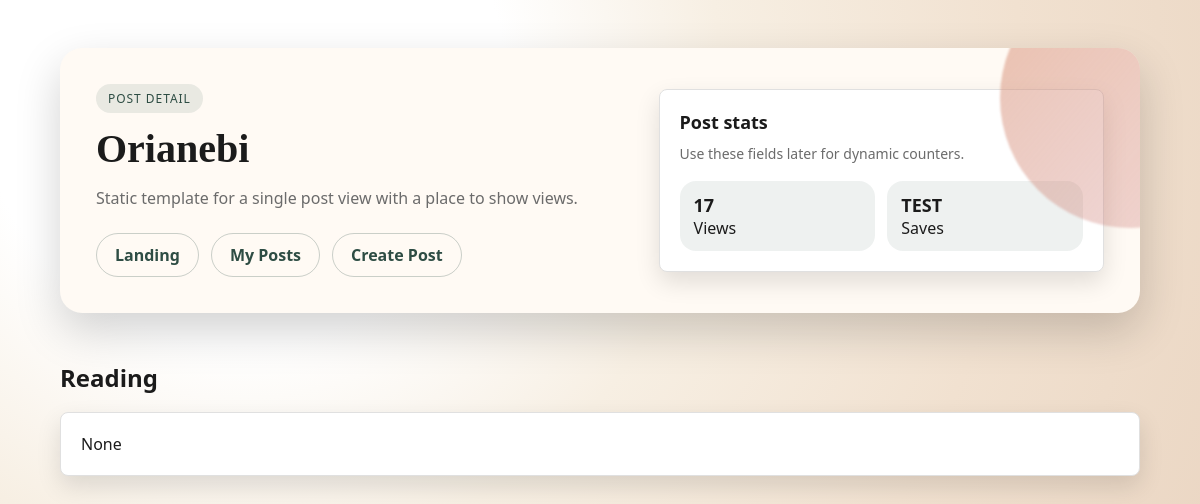
Page /api/posts/14 (signed in) on the earlier database version.
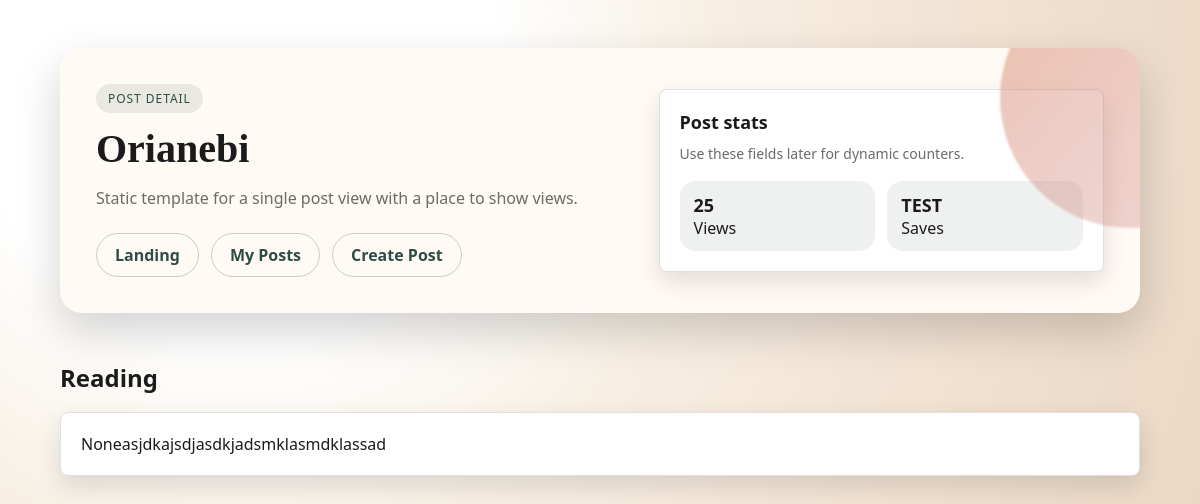
Same page on the later database version.
### main/models/post.py (models this page shows, shortened)
class Posts(db.Model):
    id: Mapped[int] = mapped_column(primary_key=True)
    title: Mapped[str] = mapped_column(String(500))
    description: Mapped[str | None]
    user_id: Mapped[int] = mapped_column(
        ForeignKey("user.id", ondelete="CASCADE")
    )
    status: Mapped[str] = mapped_column(String(10), default="draft",
                                        server_default="draft")
    views_count: Mapped[int] = mapped_column(default=0, server_default='0')
    category: Mapped[str | None]
    published_at: Mapped[datetime | None]
    created_at: Mapped[datetime] = mapped_column(
        DateTime(timezone=True),
        server_default=func.now()
    )
    updated_at: Mapped[datetime] = mapped_column(
        DateTime(timezone=True),
        onupdate=func.now(),
        server_default=func.now()
    )
    user: Mapped["User"] = relationship(back_populates="posts")

### main/routes/posts/template_views.py (the view)
@posts_bp.route("/<int:post_id>")
@login_required
def post_detail_page(post_id: int):
    post = db.session.get(Posts, post_id)
    if not post:
        return redirect(url_for("posts.my_posts"))
    user_id = session["user_id"]  # logged user
    if post.status == "draft":
        if user_id != post.user_id:
            return redirect(url_for("home.home"))
    post.views_count += 1
    db.session.commit()
    return render_template("posts/post_detail.html", post=post)

### templates/posts/post_detail.html (shortened to what this page needs)
<!DOCTYPE html>
<html lang="en">
<head>
    <link rel="stylesheet" href="/static/style.css">
</head>
<body>
<main class="page">
    <div class="shell">
        <section class="hero">
            <div>
                <span class="pill">Post detail</span>
                <h1>{{ post.title }}</h1>
                <p>Static template for a single post view with a place to show views.</p>
                <div class="nav">
                    <a href="/">Landing</a>
                    <a href="{{ url_for('posts.my_posts') }}">My Posts</a>
                    <a href="{{ url_for('posts.create_template_post') }}">Create Post</a>
                </div>
            </div>
            <div class="card">
                <h3>Post stats</h3>
                <p>Use these fields later for dynamic counters.</p>
                <div class="stats">
                    <div class="stat">
                        <span>{{ post.views_count }} </span>
                        Views
                    </div>
                    <div class="stat">
                        <span>TEST</span>
                        Saves
                    </div>
                </div>
            </div>
        </section>
        <div class="section-title">
            <h2>Reading</h2>
        </div>
        <section class="card">
            {{ post.description }}
        </section>
    </div>
</main>
</body>
</html>

Differences in the rows shown:
changed Posts "Orianebi": views_count "17" → "25"; description "None" → "Noneasjdkajsdjasdkjadsmklasmdklassad"
